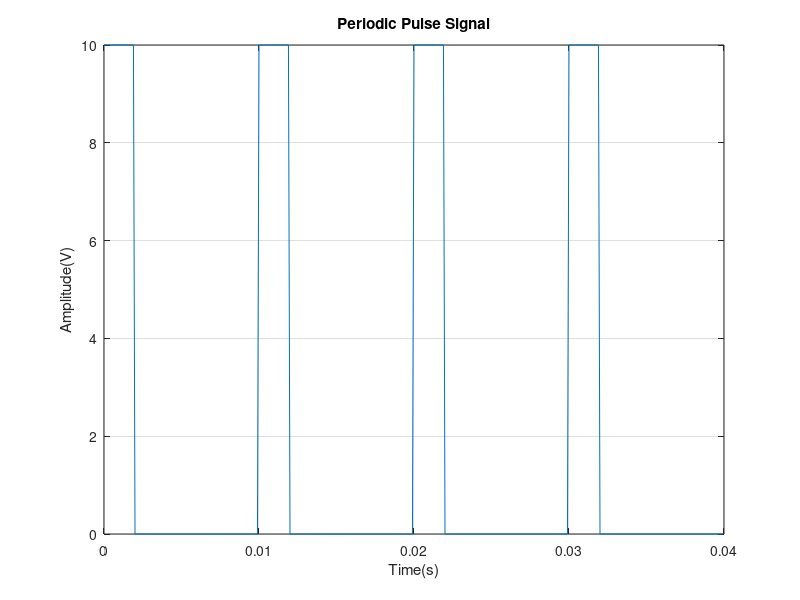
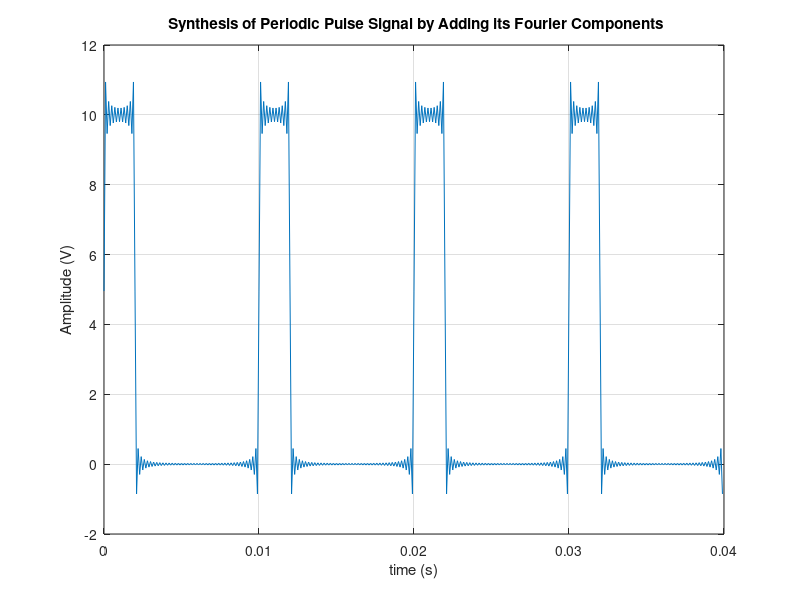
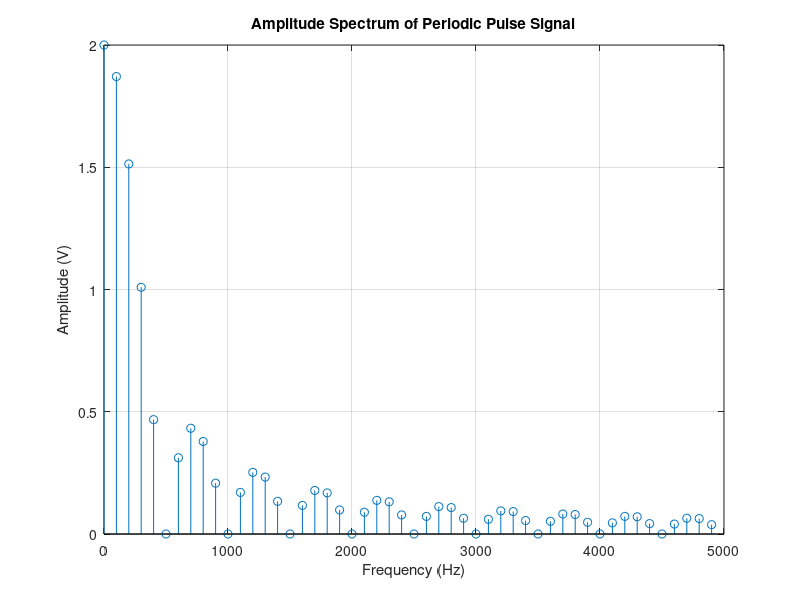
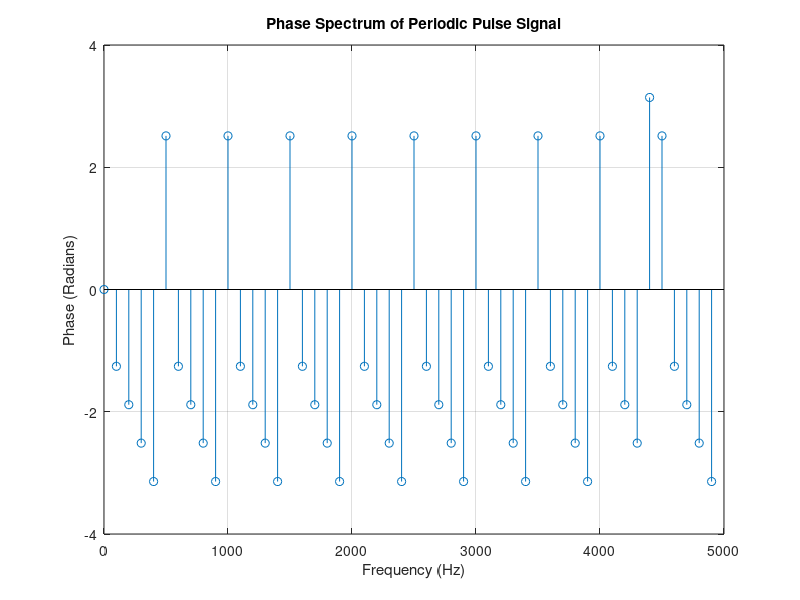

Here is the MATLAB script that generated these plots, in order:

%qu2

% Qu3
Fs=100000;
Ts = 1 / Fs;
t = [0:1:250]*Ts;
f0=1000;
sig = 0.5;
for n=1:2:50
sig = sig+(2/(n*pi))*sin(2*pi*f0*n*t);
plot(t,sig)
pause(0.5)
end
xlabel('Time (seconds)')
ylabel('Signal Amplitude (V)')
 title (' Generating a Squarewave from its Fourier Components')
grid on 

% Qu5
Fs=10000;
t=[0:1:500]/Fs;
f0=100;
sig = pi/2;
for n=1:1:50
 sig=sig+(1/n)*(-1)^(n+1)*sin(2*pi*f0*n*t);
plot(t,sig)
pause(0.5)
end
xlabel('Time (seconds)')
ylabel('Signal Amplitude (V)')
title (' Generating a Sawtooth Signal its Fourier Components')
grid on


% Qu6
clear all
close all
Fs = 10000;
Ts = 1/Fs;
t=[0:1:399]*Ts;
%
for i=1:1:20
vp(i) = 10;
end
for i=21:1:100
vp(i)=0;
end
pulse = [vp,vp,vp,vp];
%
figure(1)
plot(t,pulse);
xlabel('Time(s)');
ylabel ('Amplitude(V)');
title('Periodic Pulse Signal')
grid on 

% Qu7
E = 10;
T = 10e-3;
tau = 2e-3;
DC = (E*tau)/T;
Fs=10000;
f0=100;
% no of samples per cycle = Fs/f0 = 10000/100 = 100
% 4 cycles => 4 x 100 = 400 samples
t=[0:1:399]/Fs;
sig= DC;
figure(2)
for n=1:1:50
 Cn = DC*exp(-j*pi*f0*n*tau)*sin(n*pi*tau/T)/(n*pi*tau/T);
 An = 2*abs(Cn);
 phin = angle(Cn);
 sig=sig +An*cos((2*pi*f0*n*t) + phin);
plot(t,sig)
pause (0.5)
end
xlabel('time (s)')
ylabel('Amplitude (V)')
title(' Synthesis of Periodic Pulse Signal by Adding its Fourier Components')
grid on

E = 10;
T = 10e-3;
tau = 2e-3;
f0 = 1/T;
spectrum(1) = E*tau/T; % set dc value
frequency(1) = 0;
for n = 2:1:50 % calculate harmonic values
 x = (n-1)*pi*tau/T;
 spectrum(n)= (E*tau/T)*(sin(x)/x)*exp(-j*n*pi*f0*tau);
 frequency(n)= (n-1)*f0;
end
figure(3)
stem (frequency, abs(spectrum))
xlabel('Frequency (Hz)');
ylabel('Amplitude (V)');
title ('Amplitude Spectrum of Periodic Pulse Signal')
grid on
figure(4)
stem (frequency, angle(spectrum))
xlabel('Frequency (Hz)');
ylabel('Phase (Radians)');
title ('Phase Spectrum of Periodic Pulse Signal');
grid on